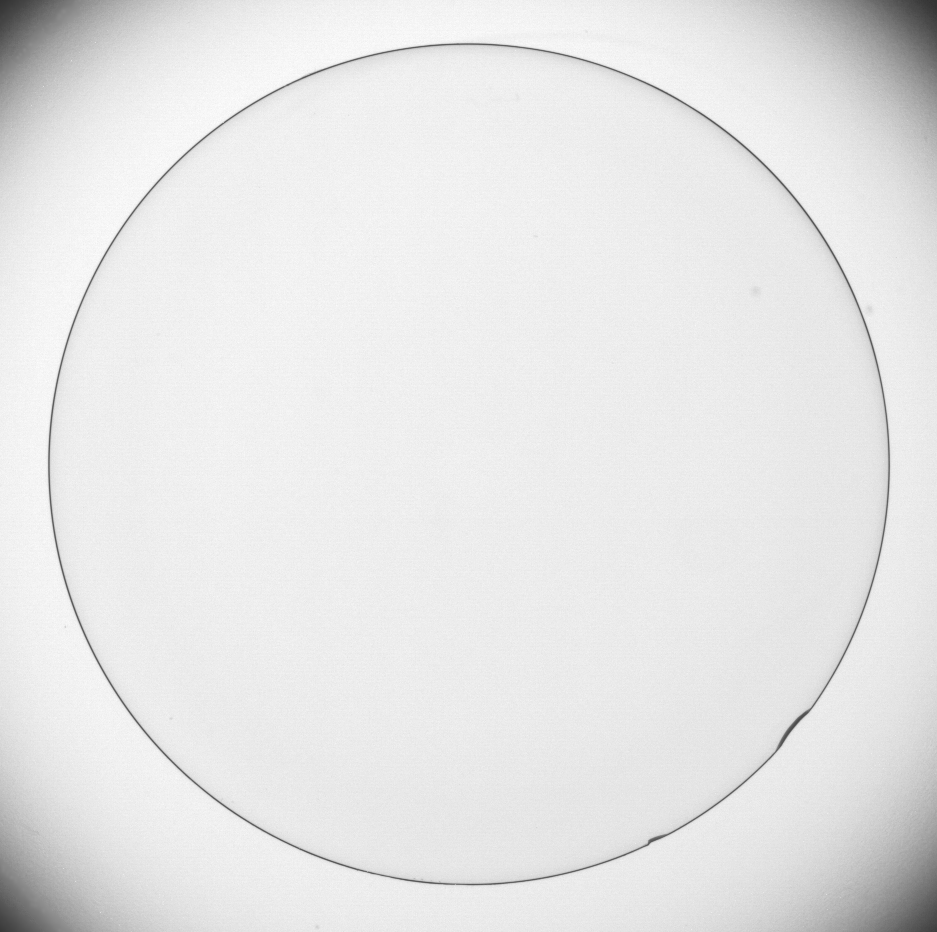
#> input picture test1.tif, 937 x 932 px
$ python main.py
#> lines starting #> are read from the running program, lines starting #| are printed output that depends on the picture
#> further down, image is the input picture: shape (932, 937); min 50, max 255, mean 229.7
### Segmentaion.py
import math

import numpy as np

# [34 lines left out: function cat_nguong_toan_cuc, not called in this run]

def phan_doan_kmeans(img, k):
#> called with k = 3
    g = []
    for i in range(k):
        g.append([])
    t = [0] * k

    for i in range(k):
        t[i] = int((256/k) * i + (128/k))

    m, n = img.shape
#> m = 932; n = 937

    while (True):
        for i in range(m):
            for j in range(n):
                if img[i, j] <= t[0]:
                    g[0].append(img[i, j])
                elif img[i, j] >= t[k-1]:
                    g[k-1].append(img[i, j])
                else:
                    for x in range(1, k):
                        if img[i, j] < t[x]:
                            if t[x] - img[i, j] < img[i, j] - t[x - 1]:
                                g[x].append(img[i, j])
                            else:
                                g[x - 1].append(img[i, j])
                            break


        mg = [0] * k
        max_change = 0
        for i in range(k):
            sum = 0
            for v in g[i]:
                sum += v

            if len(g[i]) == 0:
                mg[i] = t[i]
            else:
                mg[i] = sum / len(g[i])

            max_change = max(max_change, abs(mg[i] - t[i]))
            t[i] = mg[i]

        if max_change < 2:
            break
#> after the loop, t = [95.02, 160.4, 234.1]

    for i in range(k):
        t[i] = round(t[i])
#> after the loop, t = [95, 160, 234]

    new_img = np.zeros([m, n])

    for i in range(m):
        for j in range(n):
            if img[i, j] <= t[0]:
                new_img[i, j] = t[0]
            elif img[i, j] >= t[k - 1]:
                new_img[i, j] = t[k - 1]
            else:
                for x in range(1, k):
                    if img[i, j] < t[x]:
                        if (t[x] - img[i, j]) < (img[i, j] - t[x - 1]):
                            new_img[i, j] = t[x]
                        else:
                            new_img[i, j] = t[x - 1]
                        break
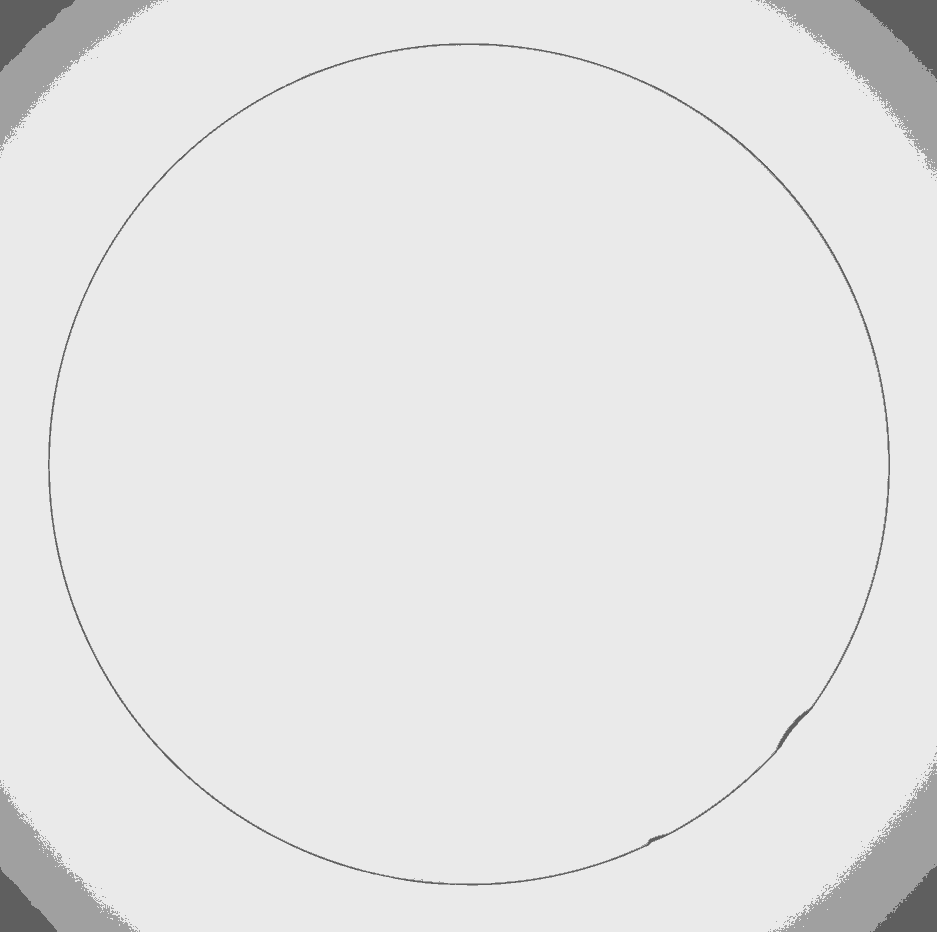
#> new_img: shape (932, 937) float64; min 95, max 234, mean 228.8

    return new_img

### main.py
import BasicProcessor
import LinearFilter
import NonLinearFilter
import Segmentaion
import cv2
import matplotlib.pyplot as plt
import numpy as np

fig = plt.figure(figsize=(16, 9))
(ax1, ax2, ax3), (ax4, ax5, ax6), (ax7, ax8, ax9), (ax10, ax11, ax12) = fig.subplots(4, 3)

image = cv2.imread('test1.tif', 0)
ax1.imshow(image, cmap='gray')
ax1.set_title("Ảnh gốc")

# [39 lines of commented-out code are left out]

linear = Segmentaion.phan_doan_kmeans(image, 3)
ax12.imshow(linear, cmap='gray')
ax12.set_title("Robert")
# Hiển thị vùng vẽ
plt.show()
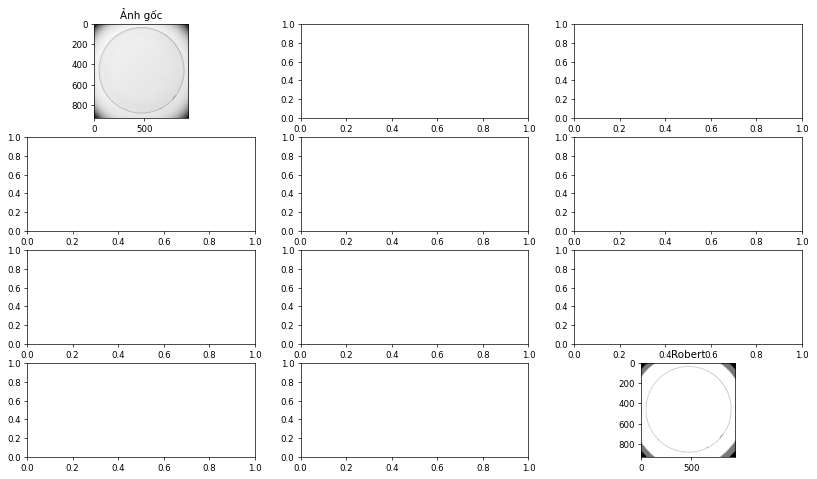
#> figure drawn by matplotlib, 2 panels

$ run again, with test2.tif copied over test1.tif
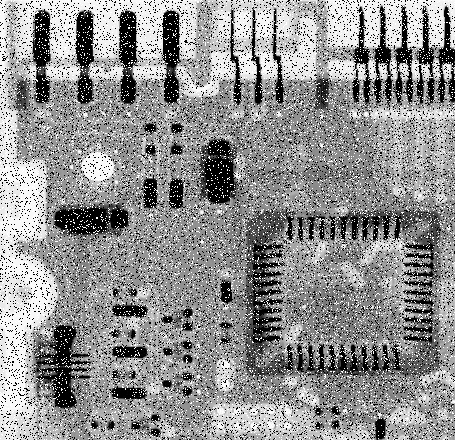
#> input picture test2.tif, 455 x 440 px
#> image is the input picture: shape (440, 455); min 0, max 255, mean 144.1
#> after the loop in phan_doan_kmeans, `while (True):`: t = [9.36, 145.6, 233.2]
#> after the loop in phan_doan_kmeans, `for i in range(k):`: t = [9, 146, 233]
#> after the loop in phan_doan_kmeans, `for i in range(m):`:
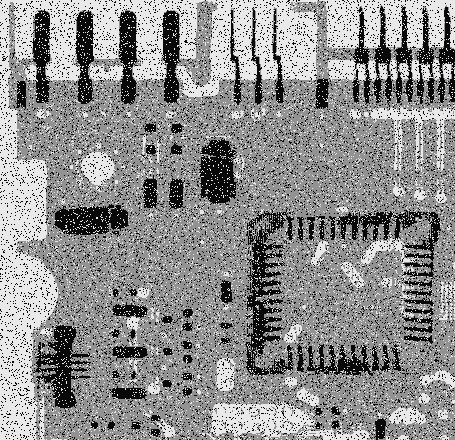
#> new_img: shape (440, 455) float64; min 9, max 233, mean 142.4
#> `plt.show()`:
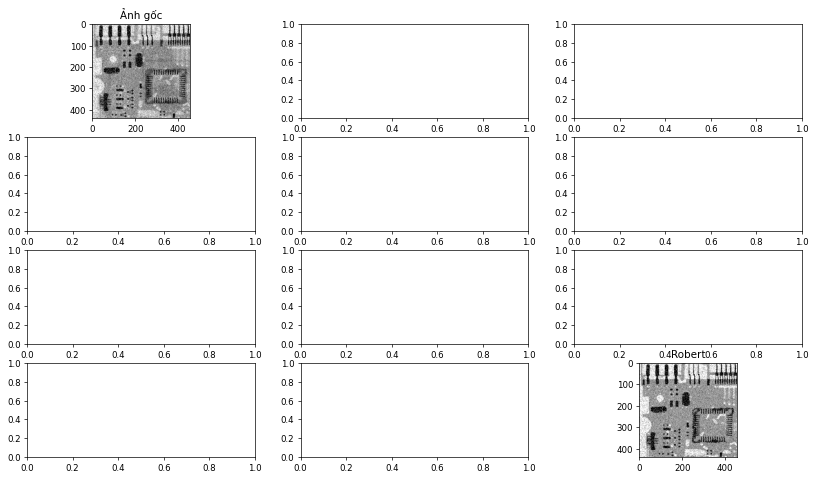
#> figure drawn by matplotlib, 2 panels

$ run again, with test3.jpg saved as test1.tif
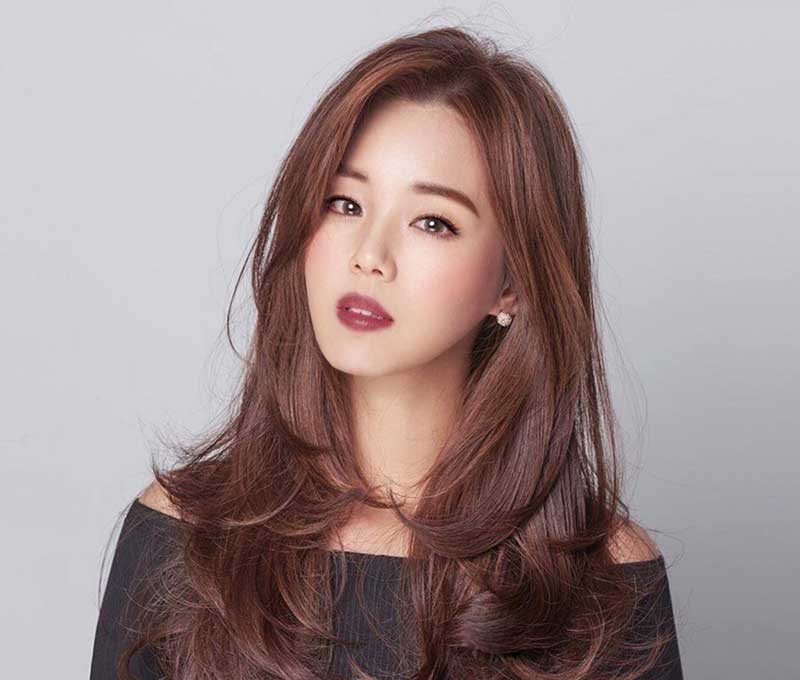
#> input picture test3.jpg, 800 x 680 px
#> `image = cv2.imread('test1.tif', 0)`:
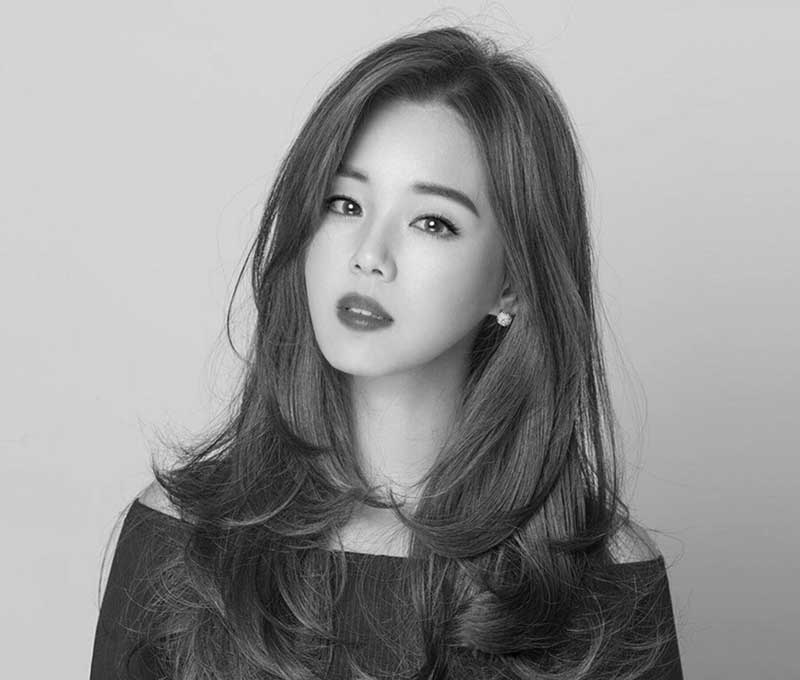
#> image: shape (680, 800); min 1, max 253, mean 148.8
#> after the loop in phan_doan_kmeans, `while (True):`: t = [58.34, 130.9, 203.4]
#> after the loop in phan_doan_kmeans, `for i in range(k):`: t = [58, 131, 203]
#> `plt.show()`:
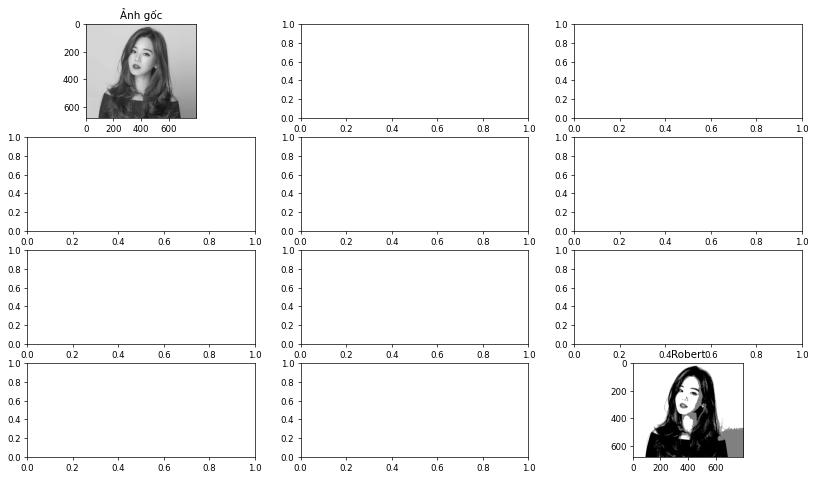
#> figure drawn by matplotlib, 2 panels
